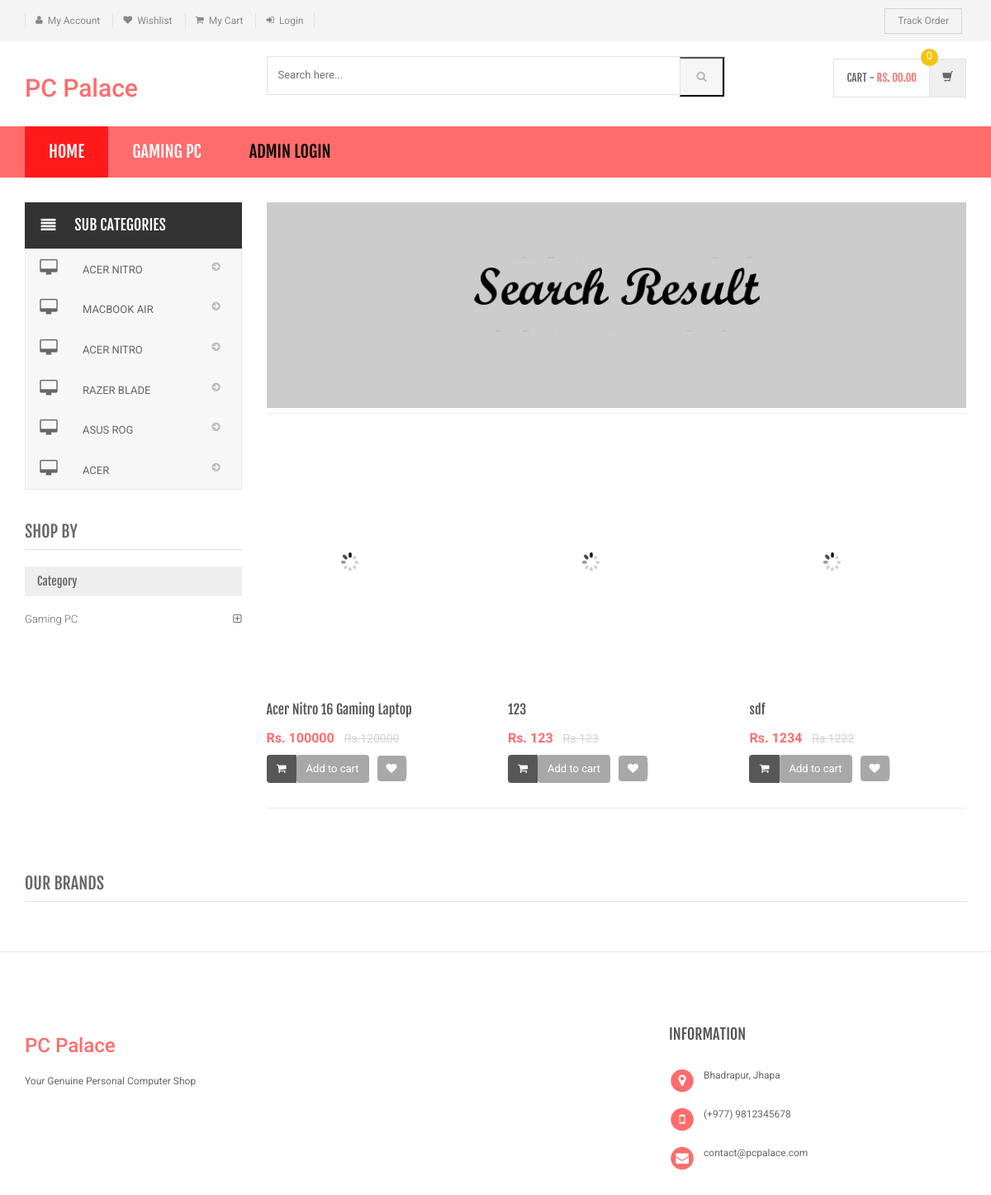
Screenshot of /search-result.php with the database file from the repository.
### tables this page shows
CREATE TABLE `category` (
  `id` int(11) NOT NULL,
  `categoryName` varchar(255) DEFAULT NULL,
  `categoryDescription` longtext DEFAULT NULL,
  `creationDate` timestamp NOT NULL DEFAULT current_timestamp(),
  `updationDate` varchar(255) DEFAULT NULL
);

CREATE TABLE `subcategory` (
  `id` int(11) NOT NULL,
  `categoryid` int(11) DEFAULT NULL,
  `subcategory` varchar(255) DEFAULT NULL,
  `creationDate` timestamp NULL DEFAULT current_timestamp(),
  `updationDate` varchar(255) DEFAULT NULL
);

CREATE TABLE `products` (
  `id` int(11) NOT NULL,
  `category` int(11) NOT NULL,
  `subCategory` int(11) DEFAULT NULL,
  `productName` varchar(255) DEFAULT NULL,
  `productCompany` varchar(255) DEFAULT NULL,
  `productPrice` int(11) DEFAULT NULL,
  `productPriceBeforeDiscount` int(11) DEFAULT NULL,
  `productDescription` longtext DEFAULT NULL,
  `productImage1` varchar(255) DEFAULT NULL,
  `productImage2` varchar(255) DEFAULT NULL,
  `productImage3` varchar(255) DEFAULT NULL,
  `shippingCharge` int(11) DEFAULT NULL,
  `productAvailability` varchar(255) DEFAULT NULL,
  `postingDate` timestamp NULL DEFAULT current_timestamp(),
  `updationDate` varchar(255) DEFAULT NULL
);

### search-result.php (the view, shortened to what this page needs)
<?php
include('includes/config.php');
$find="%{$_POST['product']}%";
?>
<!DOCTYPE html>
<html lang="en">
	<head>
	    <link rel="stylesheet" href="assets/css/bootstrap.min.css">
	    <link rel="stylesheet" href="assets/css/main.css">
	    <link rel="stylesheet" href="assets/css/red.css">
	    <link rel="stylesheet" href="assets/css/owl.carousel.css">
		<link rel="stylesheet" href="assets/css/owl.transitions.css">
		<link href="assets/css/lightbox.css" rel="stylesheet">
		<link rel="stylesheet" href="assets/css/animate.min.css">
		<link rel="stylesheet" href="assets/css/rateit.css">
		<link rel="stylesheet" href="assets/css/bootstrap-select.min.css">
		<link rel="stylesheet" href="assets/css/config.css">
		<link href="assets/css/green.css" rel="alternate stylesheet" title="Green color">
		<link href="assets/css/blue.css" rel="alternate stylesheet" title="Blue color">
		<link href="assets/css/red.css" rel="alternate stylesheet" title="Red color">
		<link href="assets/css/orange.css" rel="alternate stylesheet" title="Orange color">
		<link href="assets/css/dark-green.css" rel="alternate stylesheet" title="Darkgreen color">
		<link rel="stylesheet" href="assets/css/font-awesome.min.css">
	</head>
    <body class="cnt-home">
<header class="header-style-1">
<?php include('includes/top-header.php');?>
<?php include('includes/main-header.php');?>
<?php include('includes/menu-bar.php');?>
</header>
<div class="body-content outer-top-xs">
	<div class='container'>
		<div class='row outer-bottom-sm'>
			<div class='col-md-3 sidebar'>
<div class="side-menu animate-dropdown outer-bottom-xs">
<div class="side-menu animate-dropdown outer-bottom-xs">
    <div class="head"><i class="icon fa fa-align-justify fa-fw"></i>Sub Categories</div>
    <nav class="yamm megamenu-horizontal" role="navigation">
        <ul class="nav">
            <li class="dropdown menu-item">
              <?php $sql=mysqli_query($con,"select id,subcategory  from subcategory");
while($row=mysqli_fetch_array($sql))
{
    ?>
                <a href="sub-category.php?scid=<?php echo $row['id'];?>" class="dropdown-toggle"><i class="icon fa fa-desktop fa-fw"></i>
                <?php echo $row['subcategory'];?></a>
                <?php }?>
</li>
</ul>
    </nav>
</div>
</div>
	            <div class="sidebar-module-container">
	            	<h3 class="section-title">shop by</h3>
	            	<div class="sidebar-filter">
<div class="sidebar-widget wow fadeInUp outer-bottom-xs ">
	<div class="widget-header m-t-20">
		<h4 class="widget-title">Category</h4>
	</div>
	<div class="sidebar-widget-body m-t-10">
	         <?php $sql=mysqli_query($con,"select id,categoryName  from category");
while($row=mysqli_fetch_array($sql))
{
    ?>
		<div class="accordion">
	    	<div class="accordion-group">
	            <div class="accordion-heading">
	                <a href="category.php?cid=<?php echo $row['id'];?>"  class="accordion-toggle collapsed">
	                   <?php echo $row['categoryName'];?>
	                </a>
	            </div>
	        </div>
	    </div>
	    <?php } ?>
	</div>
</div>
	            	</div>
	            </div>
            </div>
			<div class='col-md-9'>
	<div id="category" class="category-carousel hidden-xs">
		<div class="item">
			<div class="image">
				<img src="assets/images/banners/cat-banner-3.jpg" alt="" class="img-responsive">
			</div>
		</div>
</div>
				<div class="search-result-container">
					<div id="myTabContent" class="tab-content">
						<div class="tab-pane active " id="grid-container">
							<div class="category-product  inner-top-vs">
								<div class="row">
			<?php
$ret=mysqli_query($con,"select * from products where productName like '$find'");
$num=mysqli_num_rows($ret);
if($num>0)
{
while ($row=mysqli_fetch_array($ret))
{?>
		<div class="col-sm-6 col-md-4 wow fadeInUp">
			<div class="products">
	<div class="product">
		<div class="product-image">
			<div class="image">
				<a href="product-details.php?pid=<?php echo htmlentities($row['id']);?>"><img  src="assets/images/blank.gif" data-echo="admin/productimages/<?php echo htmlentities($row['id']);?>/<?php echo htmlentities($row['productImage1']);?>" alt="" width="200" height="300"></a>
			</div>
		</div>
		<div class="product-info text-left">
			<h3 class="name"><a href="product-details.php?pid=<?php echo htmlentities($row['id']);?>"><?php echo htmlentities($row['productName']);?></a></h3>
			<div class="product-price">
				<span class="price">
					Rs. <?php echo htmlentities($row['productPrice']);?>			</span>
										     <span class="price-before-discount">Rs.<?php echo htmlentities($row['productPriceBeforeDiscount']);?></span>
			</div>
		</div>
					<div class="cart clearfix animate-effect">
				<div class="action">
					<ul class="list-unstyled">
						<li class="add-cart-button btn-group">
					<?php if($row['productAvailability']=='In Stock'){?>
										<button class="btn btn-primary icon" data-toggle="dropdown" type="button">
								<i class="fa fa-shopping-cart"></i>
							</button>
							<a href="category.php?page=product&action=add&id=<?php echo $row['id']; ?>">
							<button class="btn btn-primary" type="button">Add to cart</button></a>
								<?php } else {?>
							<div class="action" style="color:red">Out of Stock</div>
					<?php } ?>
						</li>
		                <li class="lnk wishlist">
							<a class="add-to-cart" href="category.php?pid=<?php echo htmlentities($row['id'])?>&&action=wishlist" title="Wishlist">
								 <i class="icon fa fa-heart"></i>
							</a>
						</li>
					</ul>
				</div>
			</div>
			</div>
			</div>
		</div>
	  <?php } } else {?>
		<div class="col-sm-6 col-md-4 wow fadeInUp"> <h3>No Product Found</h3>
		</div>
<?php } ?>
										</div>
							</div>
						</div>
				</div>
			</div>
		</div></div>
		<?php include('includes/brands-slider.php');?>
</div>
</div>
<?php include('includes/footer.php');?>
</body>
</html>

### includes/menu-bar.php (shortened to what this page needs)
<div class="header-nav animate-dropdown">
    <div class="container">
        <div class="yamm navbar navbar-default" role="navigation">
            <div class="nav-bg-class">
                <div class="navbar-collapse collapse" id="mc-horizontal-menu-collapse">
	<div class="nav-outer">
		<ul class="nav navbar-nav">
			<li class="active dropdown yamm-fw">
				<a href="index.php" data-hover="dropdown" class="dropdown-toggle">Home</a>
			</li>
              <?php $sql=mysqli_query($con,"select id,categoryName  from category limit 6");
while($row=mysqli_fetch_array($sql))
{
    ?>
			<li class="dropdown yamm">
				<a href="category.php?cid=<?php echo $row['id'];?>"> <?php echo $row['categoryName'];?></a>
			</li>
			<?php } ?>
			<li class="dropdown yamm">
				<a href="admin/" style="color:#000"> Admin Login</a>
			</li>
		</ul>
		<div class="clearfix"></div>
	</div>
</div>
            </div>
        </div>
    </div>
</div>

### rows the page displays
category: categoryName "GAMING PC", categoryName "Gaming PC"
subcategory: subcategory "ACER NITRO"
subcategory: subcategory "MACBOOK AIR"
subcategory: subcategory "ACER NITRO"
subcategory: subcategory "RAZER BLADE"
subcategory: subcategory "ASUS ROG"
subcategory: subcategory "ACER"
products: productName "Acer Nitro 16 Gaming Laptop", productPrice "100000", productPriceBeforeDiscount "120000"
products: productName "123", productPrice "123", productPriceBeforeDiscount "123"
products: productName "sdf", productPrice "1234", productPriceBeforeDiscount "1222"
